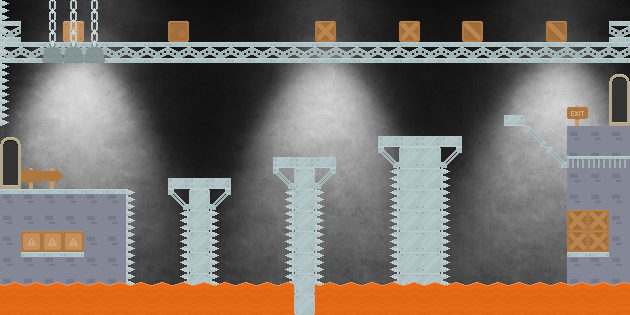

A level layout from a 2D game, rendered from its tile map. Below: a short description, then the map file with its tile-grid data intact:
An orthogonal 30x15 tile map with 21x21 px tiles, 5 tile layers (Capa de patrones 5, Capa de patrones 1, 1.1, Capa de patrones 5, ...), 2 tilesets, 2 image layers.

<map version="1.2" tiledversion="1.3.5" orientation="orthogonal" renderorder="right-up" width="30" height="15" tilewidth="21" tileheight="21" infinite="0" nextlayerid="13" nextobjectid="11">
 <tileset firstgid="1" source="pared_oscura.tsx" />
 <tileset firstgid="25" source="sprites.tsx" />
 <imagelayer id="8" name="Capa de Imagen 1" offsetx="-1.10618" offsety="0.553092">
  <image source="FONDOS/iluminacion-pared-oscura_38810-2053.jpg" width="626" height="417" />
 </imagelayer>
 <imagelayer id="9" name="Capa de Imagen 2" offsetx="4.97783" offsety="0">
  <image source="FONDOS/iluminacion-pared-oscura_38810-2053.jpg" width="626" height="417" />
 </imagelayer>
 <layer id="12" name="Capa de patrones 5" width="30" height="15">
  <data encoding="csv">
0,0,0,0,0,0,0,0,0,0,0,0,0,0,0,0,0,0,0,0,0,0,0,0,0,0,0,0,0,0,
849,0,0,187,0,0,0,0,218,0,0,0,0,0,0,216,0,0,0,216,0,0,215,0,0,0,215,0,0,849,
849,849,849,849,849,849,849,849,849,849,849,849,849,849,849,849,849,849,849,849,849,849,849,849,849,849,849,849,849,849,
0,0,0,0,0,0,0,0,0,0,0,0,0,0,0,0,0,0,0,0,0,0,0,0,0,0,0,0,0,0,
0,0,0,0,0,0,0,0,0,0,0,0,0,0,0,0,0,0,0,0,0,0,0,0,0,0,0,0,0,0,
0,0,0,0,0,0,0,0,0,0,0,0,0,0,0,0,0,0,0,0,0,0,0,0,0,0,0,0,0,0,
0,0,0,0,0,0,0,0,0,0,0,0,0,0,0,0,0,0,0,0,0,0,0,0,0,0,0,0,0,0,
0,0,0,0,0,0,0,0,0,0,0,0,0,0,0,0,0,0,0,0,0,0,0,0,0,0,0,0,0,0,
0,0,0,0,0,0,0,0,0,0,0,0,0,0,0,0,0,0,0,0,0,0,0,0,0,0,0,0,0,0,
0,0,0,0,0,0,0,0,0,0,0,0,0,0,0,0,0,0,0,0,0,0,0,0,0,0,0,0,0,0,
0,0,0,0,0,0,0,0,0,0,0,0,0,0,0,0,0,0,0,0,0,0,0,0,0,0,0,0,0,0,
0,0,0,0,0,0,0,0,0,0,0,0,0,0,0,0,0,0,0,0,0,0,0,0,0,0,0,0,0,0,
0,0,0,0,0,0,0,0,0,0,0,0,0,0,0,0,0,0,0,0,0,0,0,0,0,0,0,0,0,0,
0,0,0,0,0,0,0,0,0,0,0,0,0,0,0,0,0,0,0,0,0,0,0,0,0,0,0,0,0,0,
0,0,0,0,0,0,0,0,0,0,0,0,0,0,0,0,0,0,0,0,0,0,0,0,0,0,0,0,0,0
</data>
 </layer>
 <layer id="1" name="Capa de patrones 1" width="30" height="15">
  <data encoding="csv">
2684354655,0,98,98,98,0,0,0,0,0,0,0,0,0,0,0,0,0,0,0,0,0,0,0,0,0,0,0,0,0,
2684354655,0,98,98,98,0,0,0,0,0,0,0,0,0,0,0,0,0,0,0,0,0,0,0,0,0,0,0,0,0,
2684354655,0,97,97,97,0,0,0,0,0,0,0,0,0,0,0,0,0,0,0,0,0,0,0,0,0,0,0,0,0,
2684354655,0,0,0,0,0,0,0,0,0,0,0,0,0,0,0,0,0,0,0,0,0,0,0,0,0,0,0,0,847,
2684354655,0,0,0,0,0,0,0,0,0,0,0,0,0,0,0,0,0,0,0,0,0,0,0,0,0,0,0,0,877,
2684354655,0,0,0,0,0,0,0,0,0,0,0,0,0,0,0,0,0,0,0,0,0,0,0,3221226268,0,0,278,0,907,
847,0,0,0,0,0,0,0,0,0,0,0,0,0,0,0,0,0,0,0,0,66,0,0,0,824,0,754,754,754,
877,0,0,0,0,0,0,0,0,0,0,0,0,0,0,0,0,0,824,760,762,823,0,0,0,0,824,754,754,754,
907,279,280,0,0,0,0,0,3221226268,3221226268,3221226268,0,0,824,759,823,0,0,1610612831,760,762,2684354655,0,0,0,0,0,754,754,754,
754,754,754,754,754,754,2684354655,0,824,794,823,0,0,1610612831,759,2684354655,0,0,1610612831,760,762,2684354655,0,0,0,0,0,754,754,754,
754,754,754,754,754,754,2684354655,0,1610612831,794,2684354655,0,0,1610612831,759,2684354655,0,0,1610612831,760,762,2684354655,0,0,0,0,0,754,754,754,
754,754,754,754,754,754,2684354655,0,1610612831,794,2684354655,0,0,1610612831,759,2684354655,0,0,1610612831,760,762,2684354655,0,0,0,0,0,754,754,754,
754,754,754,754,754,754,2684354655,0,1610612831,794,2684354655,0,0,1610612831,759,2684354655,0,0,1610612831,760,762,2684354655,0,0,0,0,0,754,754,754,
754,754,754,754,754,754,2684354655,0,1610612831,794,2684354655,0,0,1610612831,38,2684354655,0,0,1610612831,760,762,2684354655,0,0,0,0,0,754,754,754,
19,20,20,20,20,24,0,0,0,794,0,0,0,0,658,0,0,0,0,760,762,0,0,0,658,0,0,0,0,0
</data>
 </layer>
 <layer id="2" name="1.1" width="30" height="15">
  <data encoding="csv">
0,0,0,0,0,0,0,0,0,0,0,0,0,0,0,0,0,0,0,0,0,0,0,0,0,0,0,0,0,0,
0,0,0,0,0,0,0,0,0,0,0,0,0,0,0,0,0,0,0,0,0,0,0,0,0,0,0,0,0,0,
0,0,0,0,0,0,0,0,0,0,0,0,0,0,0,0,0,0,0,0,0,0,0,0,0,0,0,0,0,0,
0,0,0,0,0,0,0,0,0,0,0,0,0,0,0,0,0,0,0,0,0,0,0,0,0,0,0,0,0,0,
0,0,0,0,0,0,0,0,0,0,0,0,0,0,0,0,0,0,0,0,0,0,0,0,0,0,0,0,0,0,
0,0,0,0,0,0,0,0,0,0,0,0,0,0,0,0,0,0,0,0,0,0,0,0,0,0,0,0,0,0,
0,0,0,0,0,0,0,0,0,0,0,0,0,0,0,0,0,0,0,0,0,0,0,0,0,0,0,0,0,0,
0,0,0,0,0,0,0,0,0,0,0,0,0,0,0,0,0,0,0,0,0,0,0,0,0,0,0,851,851,851,
0,0,0,0,0,0,0,0,0,0,0,0,0,0,0,0,0,0,0,0,0,0,0,0,0,0,0,0,0,0,
0,0,0,0,0,0,0,0,0,0,0,0,0,0,0,0,0,0,0,0,0,0,0,0,0,0,0,0,0,0,
0,0,0,0,0,0,0,0,0,0,0,0,0,0,0,0,0,0,0,0,0,0,0,0,0,0,0,0,0,0,
0,0,0,0,0,0,0,0,0,0,0,0,0,0,0,0,0,0,0,0,0,0,0,0,0,0,0,0,0,0,
0,0,0,0,0,0,0,0,0,0,0,0,0,0,0,0,0,0,0,0,0,0,0,0,0,0,0,0,0,0,
38,38,38,38,38,38,38,38,38,38,38,38,38,38,0,38,38,38,38,38,38,38,38,38,38,38,38,38,38,38,
67,67,67,67,67,67,67,67,67,67,67,67,67,67,67,67,67,67,67,67,67,67,67,67,67,67,67,67,67,67
</data>
 </layer>
 <layer id="11" name="Capa de patrones 5" width="30" height="15">
  <data encoding="csv">
0,0,0,0,0,0,0,0,0,0,0,0,0,0,0,0,0,0,0,0,0,0,0,0,0,0,0,0,0,0,
0,0,0,0,0,0,0,0,0,0,0,0,0,0,0,0,0,0,0,0,0,0,0,0,0,0,0,0,0,0,
0,0,0,0,0,0,0,0,0,0,0,0,0,0,0,0,0,0,0,0,0,0,0,0,0,0,0,0,0,0,
0,0,0,0,0,0,0,0,0,0,0,0,0,0,0,0,0,0,0,0,0,0,0,0,0,0,0,0,0,0,
0,0,0,0,0,0,0,0,0,0,0,0,0,0,0,0,0,0,0,0,0,0,0,0,0,0,0,0,0,0,
0,0,0,0,0,0,0,0,0,0,0,0,0,0,0,0,0,0,0,0,0,0,0,0,0,0,0,0,0,0,
0,0,0,0,0,0,0,0,0,0,0,0,0,0,0,0,0,0,3221226268,3221226268,3221226268,3221226268,0,0,0,0,0,0,0,0,
0,0,0,0,0,0,0,0,0,0,0,0,0,3221226268,3221226268,3221226268,0,0,0,0,0,0,0,0,0,0,0,0,0,0,
0,0,0,0,0,0,0,0,0,0,0,0,0,0,0,0,0,0,0,0,0,0,0,0,0,0,0,0,0,0,
825,825,825,825,825,825,0,0,0,0,0,0,0,0,0,0,0,0,0,0,0,0,0,0,0,0,0,0,0,0,
0,0,0,0,0,0,0,0,0,0,0,0,0,0,0,0,0,0,0,0,0,0,0,0,0,0,0,0,0,0,
0,0,0,0,0,0,0,0,0,0,0,0,0,0,0,0,0,0,0,0,0,0,0,0,0,0,0,0,0,0,
0,0,0,0,0,0,0,0,0,0,0,0,0,0,759,0,0,0,0,0,0,0,0,0,0,0,0,0,0,0,
0,0,0,0,0,0,0,0,0,0,0,0,0,0,759,0,0,0,0,0,0,0,0,0,0,0,0,0,0,0,
0,0,0,0,0,0,0,0,0,0,0,0,0,0,759,0,0,0,0,0,0,0,0,0,0,0,0,0,0,0
</data>
 </layer>
 <layer id="6" name="Capa de patrones 4" width="30" height="15">
  <data encoding="csv">
0,0,0,0,0,0,0,0,0,0,0,0,0,0,0,0,0,0,0,0,0,0,0,0,0,0,0,0,0,0,
0,0,0,0,0,0,0,0,0,0,0,0,0,0,0,0,0,0,0,0,0,0,0,0,0,0,0,0,0,0,
0,0,0,0,0,0,0,0,0,0,0,0,0,0,0,0,0,0,0,0,0,0,0,0,0,0,0,0,0,0,
0,0,0,0,0,0,0,0,0,0,0,0,0,0,0,0,0,0,0,0,0,0,0,0,0,0,0,0,0,0,
0,0,0,0,0,0,0,0,0,0,0,0,0,0,0,0,0,0,0,0,0,0,0,0,0,0,0,0,0,0,
0,0,0,0,0,0,0,0,0,0,0,0,0,0,0,0,0,0,0,0,0,0,0,0,0,0,0,0,0,0,
0,0,0,0,0,0,0,0,0,0,0,0,0,0,0,0,0,0,0,0,0,0,0,0,0,0,0,0,0,0,
0,0,0,0,0,0,0,0,0,0,0,0,0,0,0,0,0,0,0,0,0,0,0,0,0,0,0,0,0,0,
0,0,0,0,0,0,0,0,0,0,0,0,0,0,0,0,0,0,0,0,0,0,0,0,0,0,0,0,0,0,
0,0,0,0,0,0,0,0,0,0,0,0,0,0,0,0,0,0,0,0,0,0,0,0,0,0,0,0,0,0,
0,0,0,0,0,0,0,0,0,0,0,0,0,0,0,0,0,0,0,0,0,0,0,0,0,0,0,216,216,0,
0,306,306,306,0,0,0,0,0,0,0,0,0,0,0,0,0,0,0,0,0,0,0,0,0,0,0,216,216,0,
0,825,825,825,0,0,0,0,0,0,0,0,0,0,0,0,0,0,0,0,0,0,0,0,0,0,0,825,825,0,
0,0,0,0,0,0,0,0,0,0,0,0,0,0,0,0,0,0,0,0,0,0,0,0,0,0,0,0,0,0,
0,0,0,0,0,0,0,0,0,0,0,0,0,0,0,0,0,0,0,0,0,0,0,0,0,0,0,0,0,0
</data>
 </layer>
</map>
